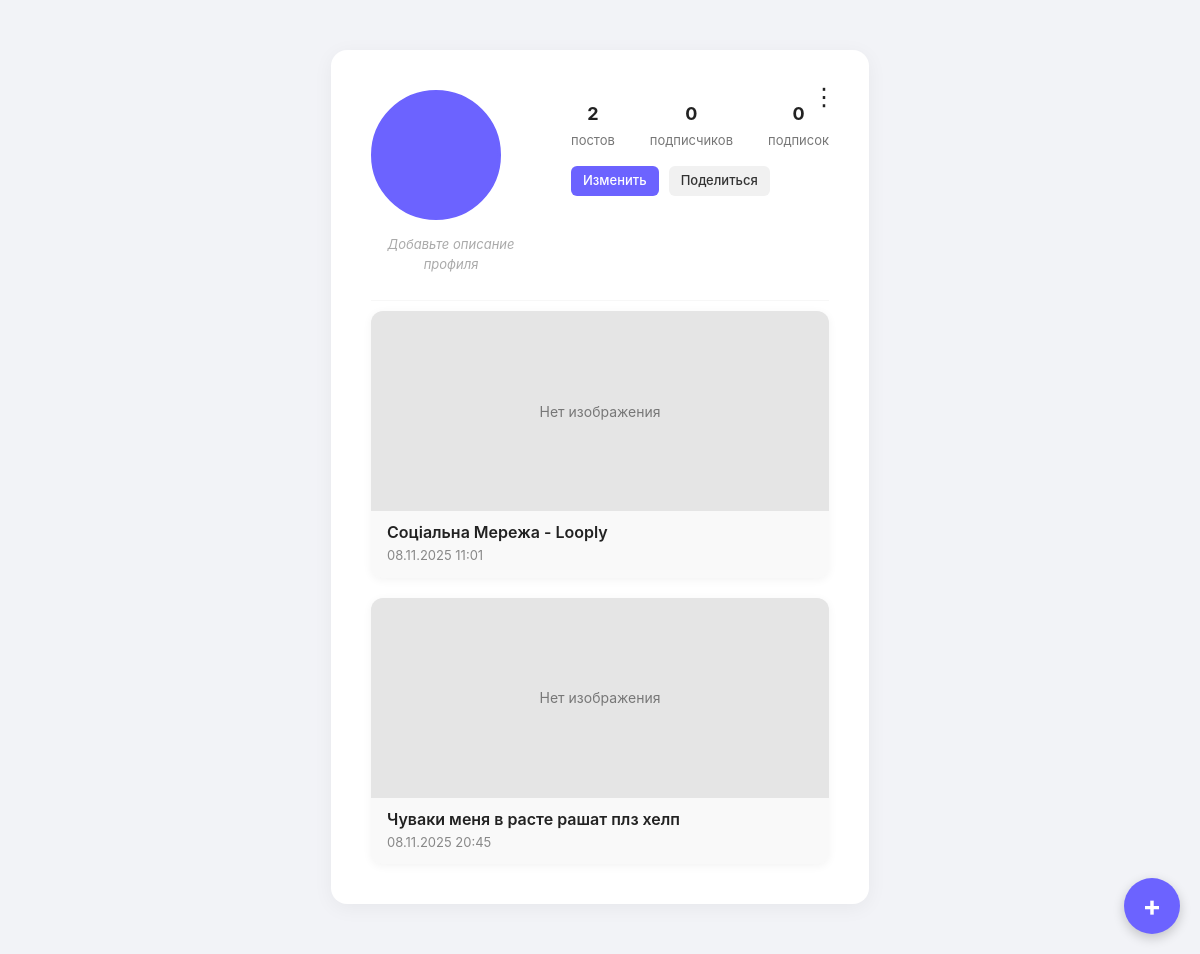
Page /profile/1/ on the committed database.
### LooplyApp/models.py (models this page shows)
class Post(models.Model):
    author = models.ForeignKey(User, on_delete=models.CASCADE, related_name='posts')
    title = models.CharField(max_length=150)
    content = models.CharField(null=True, blank=True)
    photos = models.ImageField(upload_to='posts/', blank=True, null=True)
    created_at = models.DateTimeField(auto_now_add=True)

### LooplyApp/views.py (the view)
# urls.py: path('profile/<int:user_id>/', views.profile_view, name='profile'),
def profile_view(request, user_id):
    profile_user = get_object_or_404(User, id=user_id)
    posts = Post.objects.filter(author=profile_user)
    is_following = False
    if request.user.is_authenticated:
        is_following = Follow.objects.filter(follower=request.user, following=profile_user).exists()
    context = {
        'profile_user': profile_user,
        'posts': posts,
        'is_following': is_following,
    }
    return render(request, 'account/profile.html', context)

### templates/account/profile.html (shortened to what this page needs)
{% extends "base.html" %}
{% load static %}
{% block content %}
<div class="profile-container">
  <div class="menu-dots" onclick="toggleMenu()">⋮</div>
  <div class="profile-header">
    <div class="avatar-section">
      {% if user.profile.avatar %}
        <img src="{{ user.profile.avatar.url }}" class="profile-avatar">
      {% else %}
        <div class="profile-avatar fallback" style="background: {{ user.profile.color|default:'#6c63ff' }}">
        </div>
      {% endif %}
      {% if user.bio %}
        <p class="profile-bio">{{ user.bio }}</p>
      {% else %}
        <p class="profile-bio-empty">Добавьте описание профиля</p>
      {% endif %}
    </div>
    <div class="profile-info">
      <div class="stats">
        <div><strong>{{ posts|length|default:0 }}</strong><span>постов</span></div>
        <div><strong>{{ user.followers.count|default:0 }}</strong><span>подписчиков</span></div>
        <div><strong>{{ user.following.count|default:0 }}</strong><span>подписок</span></div>
      </div>
      <div class="profile-actions">
        {% if request.user == user %}
          <a href="{% url 'edit_profile' %}" class="btn-edit">Изменить</a>
        {% endif %}
        <button class="btn-share">Поделиться</button>
      </div>
    </div>
  </div>
  <hr class="divider">
  <div class="posts-section">
    {% if posts %}
      <div class="posts-grid">
        {% for post in posts %}
          <a href="{% url 'post_detail' post.id %}" class="post-card">
            {% if post.image %}
              <img src="{{ post.image.url }}" class="post-image">
            {% else %}
              <div class="no-image">Нет изображения</div>
            {% endif %}
            <div class="post-overlay">
              <h3>{{ post.title }}</h3>
              <p>{{ post.created_at|date:"d.m.Y H:i" }}</p>
            </div>
          </a>
        {% endfor %}
      </div>
    {% else %}
      <p class="no-posts">Пока нет постов 😔</p>
    {% endif %}
  </div>
</div>
<a href="{% url 'addposts' %}" class="btn-add">+</a>
{% endblock %}

### static/css/style.css (style rules this page uses)
body { background: #f3f6f9; font-family: Inter, Segoe UI, system-ui, Arial, sans-serif; margin: 0; padding: 0; }
body { margin: 0; padding: 0; font-family: 'Inter', 'Segoe UI', sans-serif; background: linear-gradient(135deg, #e0f2ff, #f3f6f9); display: flex; justify-content: center; align-items: center; min-height: 100vh; }

### templates/account/profile.html (style rules this page uses)
body { background: #f2f3f7; font-family: "Inter", sans-serif; color: #222; margin: 0; }
.profile-container { max-width: 900px; margin: 50px auto; background: #fff; border-radius: 16px; padding: 40px; box-shadow: 0 4px 20px rgba(0, 0, 0, 0.05); position: relative; }
.menu-dots { position: absolute; top: 25px; right: 25px; font-size: 24px; cursor: pointer; padding: 4px 8px; border-radius: 6px; transition: 0.2s; }
.profile-header { display: flex; align-items: flex-start; gap: 40px; flex-wrap: wrap; }
.avatar-section { text-align: center; width: 160px; }
.profile-avatar { width: 130px; height: 130px; border-radius: 50%; object-fit: cover; border: 3px solid #6c63ff; margin-bottom: 15px; }
.profile-avatar.fallback { display: flex; align-items: center; justify-content: center; background-color: #6c63ff; color: #fff; font-size: 50px; font-weight: bold; }
.profile-bio-empty { font-size: 13px; color: #aaa; font-style: italic; margin-top: 6px; }
.profile-info { flex-grow: 1; }
.stats { display: flex; gap: 35px; margin-top: 10px; }
.stats div { text-align: center; }
.stats strong { display: block; font-size: 18px; color: #222; }
.stats span { font-size: 13px; color: #777; }
.profile-actions { margin-top: 15px; display: flex; gap: 10px; }
.profile-actions a, .profile-actions button { padding: 5px 12px; font-size: 13px; font-weight: 500; border-radius: 6px; border: none; cursor: pointer; text-decoration: none; }
.btn-edit { background: #6c63ff; color: #fff; }
.btn-share { background: #f1f1f1; color: #333; }
.divider { margin: 10px 0; border: none; border-top: 1px solid #ddd; }
.posts-grid { display: grid; grid-template-columns: repeat(auto-fill, minmax(260px, 1fr)); gap: 20px; }
.post-card { border-radius: 12px; overflow: hidden; background: #f9f9f9; box-shadow: 0 2px 10px rgba(0,0,0,0.05); text-decoration: none; color: inherit; transition: transform 0.2s ease, box-shadow 0.2s ease; }
.no-image { width: 100%; height: 200px; background: #e5e5e5; display: flex; align-items: center; justify-content: center; color: #777; font-size: 14px; }
.post-overlay { padding: 12px 16px; }
.post-overlay h3 { margin: 0 0 4px 0; font-size: 16px; font-weight: 600; }
.post-overlay p { margin: 0; font-size: 13px; color: #888; }
.btn-add { position: fixed; bottom: 30px; right: 30px; background: #6c63ff; color: #fff; font-size: 28px; font-weight: bold; border: none; border-radius: 50%; width: 56px; height: 56px; display: flex; align-items: center; justify-content: center; text-decoration: none; cursor: pointer; box-shadow: 0 4px 12px rgba(0, 0, 0, 0.2); transition: all 0.2s ease; z-index: 1000; }
.btn-add { bottom: 20px; right: 20px; }

### rows in the picture
Post: title "Соціальна Мережа - Looply", created_at "08.11.2025 11:01"
Post: title "Чуваки меня в расте рашат плз хелп", created_at "08.11.2025 20:45"

### other values in the picture
{{ posts|length|default:0 }} "2"
{{ user.followers.count|default:0 }} "0"
{{ user.following.count|default:0 }} "0"
